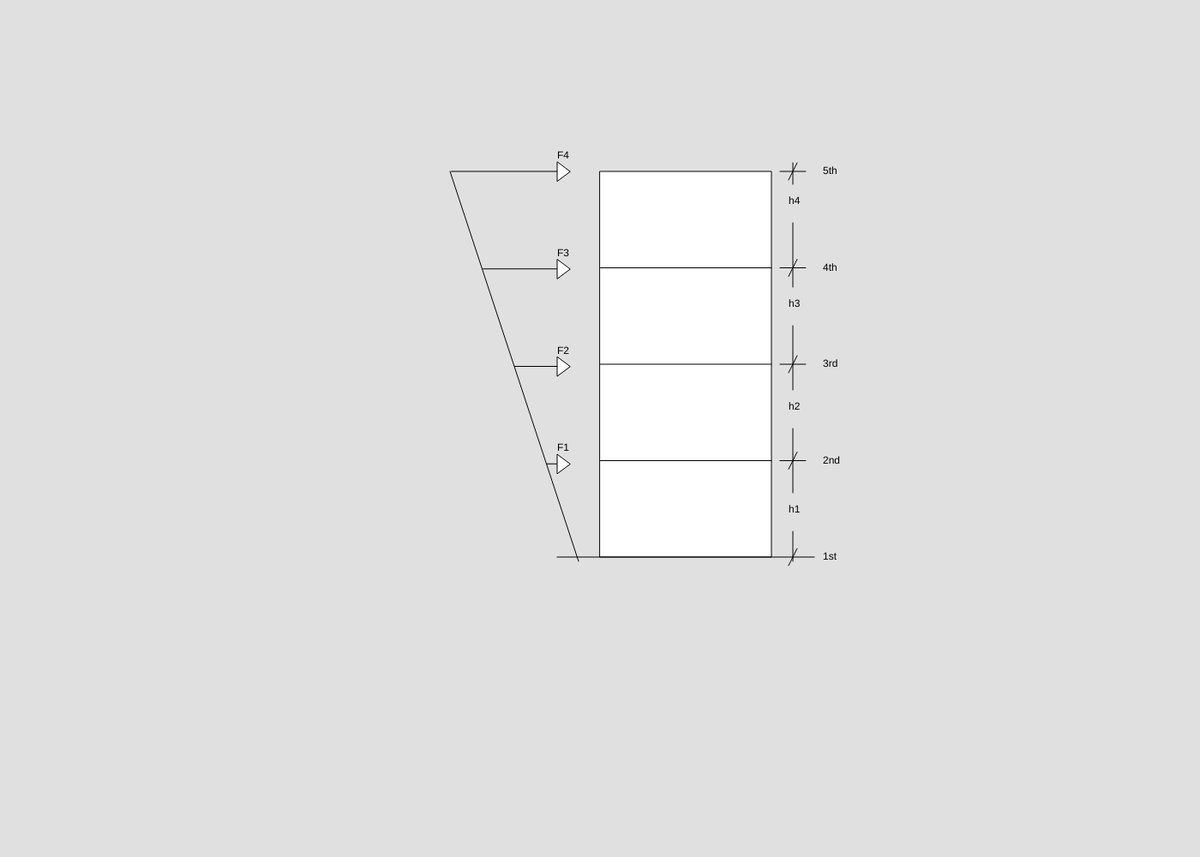
Frame 1 (no input)
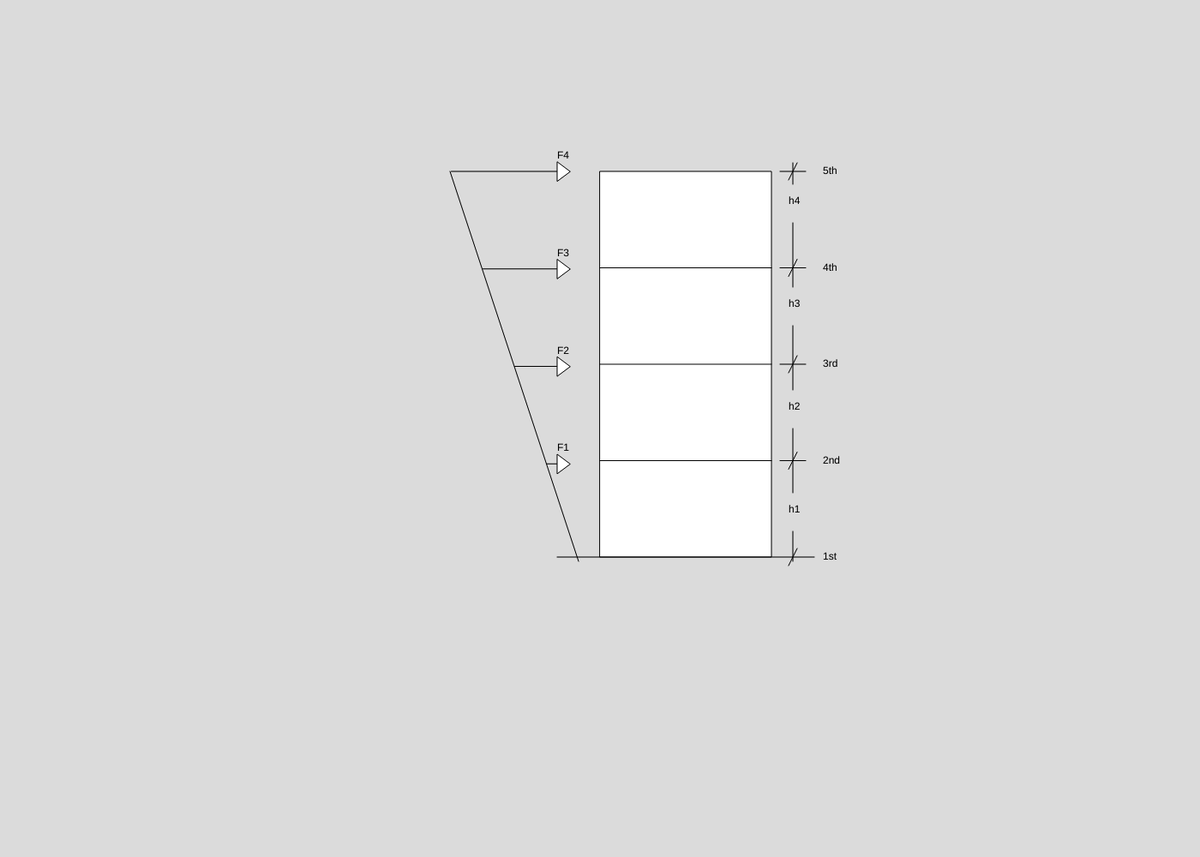
Frame 60 (no input)
Frame 120 (the mouse pressed at the canvas centre since frame 60): identical to frame 60, image omitted

The p5.js sketch that drew these frames (run headless with seeded random() and noise() and a simulated clock; from frame 60 on, the mouse is pressed at the canvas centre):

// p5.js sketch
// ── sketch.js
//variables for diagonal line
let numberOfAdditionalStories = 3;
let xPixelforFirstStory = 37.5;
let yPixelforFirstStory = 113.75;
let xPixelsperStory = 37.5;
let yPixelsperStory = 113.75;
function setup() {
    createCanvas(1400, 1000);
  }
  
  function draw() {
    background(220, 220, 220, 220);
    //rectangle
    rect(700, 200, 200, 450);
    //lines separating each section of rectangle
    line(700, 312.5, 900, 312.5);
    line(700, 425, 900, 425);
    line(700, 537.5, 900, 537.5); //first story barrier
    line(650, 650, 950, 650);
    //diagonal line
    line(675, 655, 675 - xPixelforFirstStory - numberOfAdditionalStories * xPixelsperStory, 655 - yPixelforFirstStory - numberOfAdditionalStories * yPixelsperStory);
    console.log(675 - xPixelforFirstStory);
    //lines, arrows, and text coming from diagonal line
    for(let i = 0; i <= numberOfAdditionalStories; i++)
    {
      line(675 - xPixelforFirstStory - 37 * i, 655 - yPixelforFirstStory - yPixelsperStory * i, 650, 655 - yPixelforFirstStory - yPixelsperStory * i);
      triangle(650, 655 - yPixelforFirstStory + 11.25 - yPixelsperStory * i, 650, 655 - yPixelforFirstStory - 11.25 - yPixelsperStory * i, 665, 655 - yPixelforFirstStory - yPixelsperStory * i);
      text("F" + (i + 1), 650, 655 - yPixelforFirstStory - 15 - yPixelsperStory * i);
    }
  //vertical line on the right
    line(925, 655, 925, 620);
    line(925, 575, 925, 500);
    line(925, 455, 925, 380);
    line(925, 335, 925, 260);
    line(925, 215, 925, 190);
  //lines separating rectangle sections on vertical line on right
    line(910, 200, 940, 200);
    line(920, 210, 930, 190);
    line(910, 312.5, 940, 312.5);
    line(920, 322.5, 930, 302.5);
    line(910, 425, 940, 425);
    line(920, 435, 930, 415);
    line(910, 537.5, 940, 537.5);
    line(920, 547.5, 930, 527.5);
    line(920, 660, 930, 640);
    //labels in between each section
    text("h1", 920, 597.5);
    text("h2", 920, 477.5);
    text("h3", 920, 357.5);
    text("h4", 920, 237.5);
    //labels for each level
    text("1st", 960, 653);
    text("2nd", 960, 540.5);
    text("3rd", 960, 428);
    text("4th", 960, 315.5);
    text("5th", 960, 203);
  }
